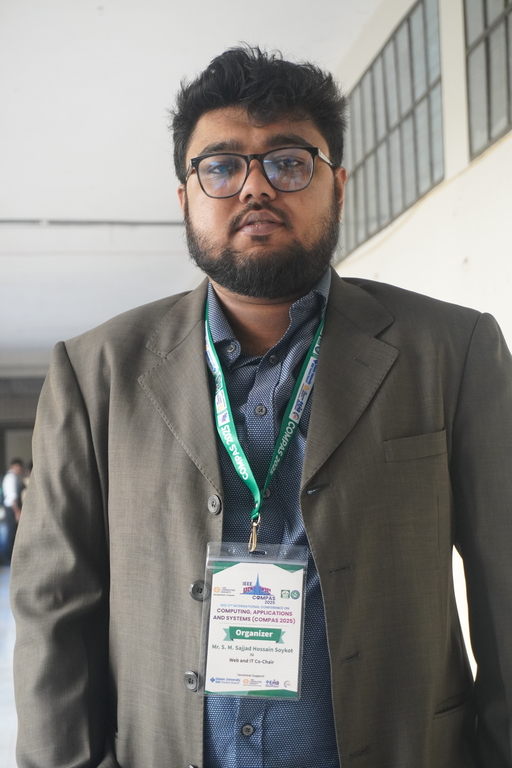
#> input picture demo_image.jpg, 512 x 768 px
$ python Exp2_HistogramGray.py
#> lines starting #> are read from the running program, lines starting #| are printed output that depends on the picture
import cv2
import numpy as np
import matplotlib.pyplot as plt

# Read image
img = cv2.imread('demo_image.jpg')
#> img is the input picture: shape (768, 512, 3); mean B, G, R 126.4, 129.7, 131

# Convert BGR to RGB for correct display
img_rgb = cv2.cvtColor(img, cv2.COLOR_BGR2RGB)

# Convert RGB to grayscale
gray = cv2.cvtColor(img_rgb, cv2.COLOR_RGB2GRAY)
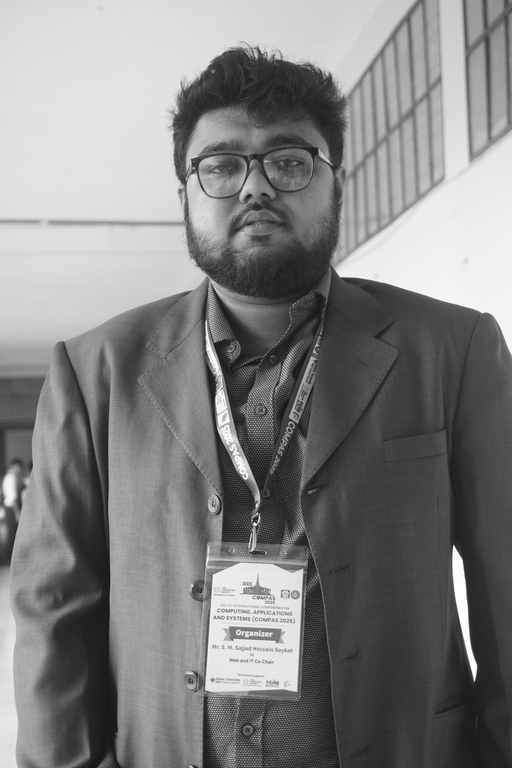
#> gray: shape (768, 512); min 16, max 255, mean 129.7

# Manual grayscale histogram calculation
hist = np.zeros(256, dtype=int)
h, w = gray.shape
#> h = 768; w = 512

for i in range(h):
    for j in range(w):
        intensity = gray[i, j]
        hist[intensity] += 1
#> after the loop, hist = 256 values, max 8000 at index 226, min 0 at index 0, mean 1536

# Plotting
plt.figure(figsize=(12, 8))

# Original RGB image
plt.subplot(2, 2, 1)
plt.imshow(img_rgb)
plt.title("Original RGB Image")
plt.axis("off")

# Grayscale image
plt.subplot(2, 2, 2)
plt.imshow(gray, cmap='gray')
plt.title("Grayscale Image")
plt.axis("off")

# Grayscale histogram
plt.subplot(2, 2, 3)
plt.plot(hist, color='black')
plt.title("Grayscale Histogram")
plt.xlabel("Intensity Value")
plt.ylabel("Frequency")
plt.xlim([0, 255])
plt.grid()

# RGB histogram
plt.subplot(2, 2, 4)
colors = ['r', 'g', 'b']
labels = ['Red', 'Green', 'Blue']

for i, col in enumerate(colors):
    rgb_hist = cv2.calcHist([img_rgb], [i], None, [256], [0, 256])
    plt.plot(rgb_hist, color=col, label=labels[i])

plt.title("RGB Histogram")
plt.xlabel("Intensity Value")
plt.ylabel("Frequency")
plt.xlim([0, 255])
plt.legend()
plt.grid()

plt.tight_layout()
plt.savefig('Exp2_Output.png')
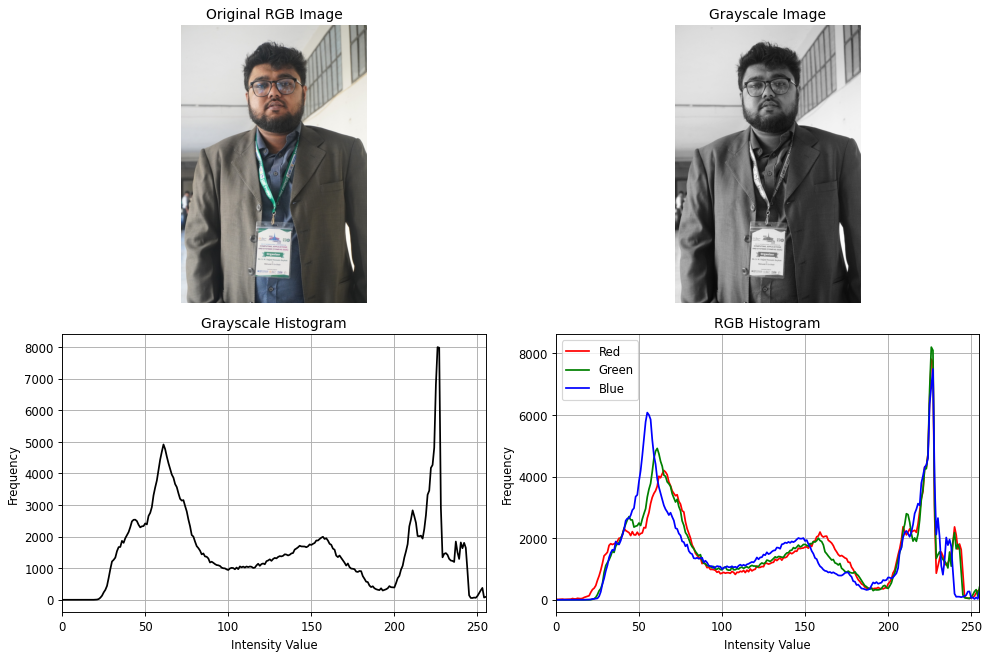
#> figure drawn by matplotlib, 4 panels; panel 3: curve peaks at x = 226, y = 8000; panel 4: curve peaks at x = 226, y = 7811; panel 4: curve peaks at x = 226, y = 8201; panel 4: curve peaks at x = 227, y = 7491
plt.show()
